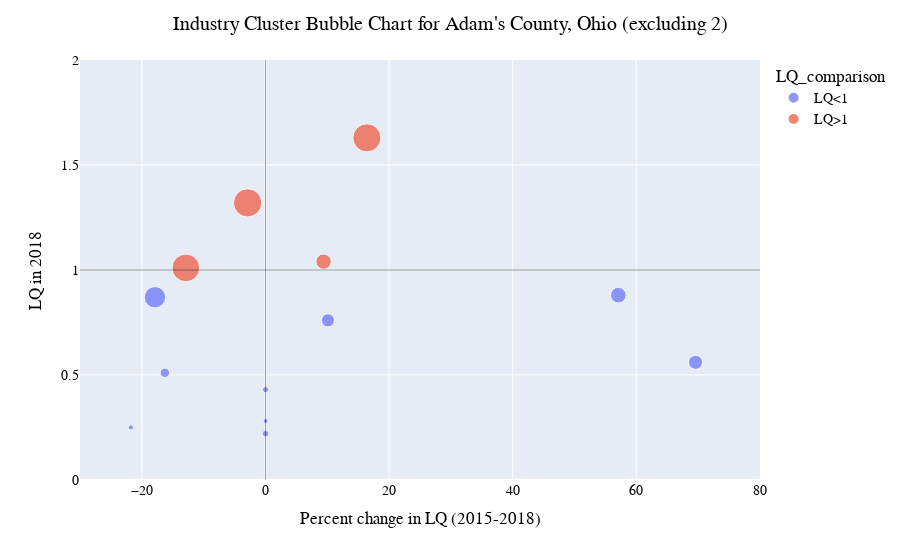

Here is the notebook cell this chart was saved with:
### Code cell
# Interactive plots using plotly....hover over data point to see the observations
adam_bubble_filtered = px.scatter(
    adam_filtered,
    x="Per_change_LQ", y="LQ_2018",
    size="Eri_2018", color="LQ_comparison", hover_name="NAICS_Industry_Sector", size_max=None)

# adam_bubble_filtered.update_xaxes(range=[-5, 6]) # update x and y axis ranges 
# adam_bubble_filtered.update_yaxes(range=[0.3, 1.8])
# ohio_bubble_filtered.update_yaxes(nticks=7)

# Add shapes
adam_bubble_filtered.add_shape(
    # Line Vertical
    dict(type="line", x0=0, y0=0, x1=0, y1=2, line=dict(color="Black", width=0.4)))

adam_bubble_filtered.add_shape(
    # Line Horizontal
    type="line", x0=-30, y0=1, x1=80, y1=1, line=dict(color="Black", width=0.4))

adam_bubble_filtered.update_layout(
    hoverlabel=dict(bgcolor='white', font=dict(color='black')),
    title="Industry Cluster Bubble Chart for Adam's County, Ohio (excluding 2)", 
    title_x=0.5, #center alignment for title
    xaxis_title="Percent change in LQ (2015-2018)",
    yaxis_title="LQ in 2018",
    font=dict(family="Helvetica", size=14, color="black"),
    # plot_bgcolor='rgba(0,0,0,0)', paper_bgcolor='rgba(0,0,0,0)' #for background color for graph and plot
    # showlegend=False # to hide the legend
)

adam_bubble_filtered.show() # print the figure

### Figure 1 — Plotly figure (JSON) as saved in the notebook; plotly's stock layout.template omitted (floating-point values rounded to 4 significant figures)
{"data": [{"hovertemplate": "<b>%{hovertext}</b><br><br>LQ_comparison=LQ<1<br>Per_change_LQ=%{x}<br>LQ_2018=%{y}<br>Eri_2018=%{marker.size}<extra></extra>", "hovertext": ["Construction", "Transportation and warehousing", "Information", "Finance and insurance", "Real estate and rental and leasing", "Administrative and waste services", "Arts, entertainment, and recreation", "Accommodation and food services", "Other services, except public administration"], "legendgroup": "LQ<1", "marker": {"color": "#636efa", "size": [264, 47, 29, 189, 40, 214, 27, 498, 96], "sizemode": "area", "sizeref": 2.165, "symbol": "circle"}, "mode": "markers", "name": "LQ<1", "showlegend": true, "type": "scatter", "x": [57.1, 0, -21.8, 10.1, 0, 69.6, 0, -17.9, -16.3], "xaxis": "x", "y": [0.88, 0.22, 0.25, 0.76, 0.43, 0.56, 0.28, 0.87, 0.51], "yaxis": "y"}, {"hovertemplate": "<b>%{hovertext}</b><br><br>LQ_comparison=LQ>1<br>Per_change_LQ=%{x}<br>LQ_2018=%{y}<br>Eri_2018=%{marker.size}<extra></extra>", "hovertext": ["Manufacturing", "Wholesale trade", "Retail trade", "Health care and social assistance"], "legendgroup": "LQ>1", "marker": {"color": "#EF553B", "size": [856, 254, 866, 830], "sizemode": "area", "sizeref": 2.165, "symbol": "circle"}, "mode": "markers", "name": "LQ>1", "showlegend": true, "type": "scatter", "x": [16.4, 9.4, -2.9, -12.9], "xaxis": "x", "y": [1.63, 1.04, 1.32, 1.01], "yaxis": "y"}], "layout": {"font": {"color": "black", "family": "Helvetica", "size": 14}, "hoverlabel": {"bgcolor": "white", "font": {"color": "black"}}, "legend": {"itemsizing": "constant", "title": {"text": "LQ_comparison"}, "tracegroupgap": 0}, "margin": {"t": 60}, "shapes": [{"line": {"color": "Black", "width": 0.4}, "type": "line", "x0": 0, "x1": 0, "y0": 0, "y1": 2}, {"line": {"color": "Black", "width": 0.4}, "type": "line", "x0": -30, "x1": 80, "y0": 1, "y1": 1}], "title": {"text": "Industry Cluster Bubble Chart for Adam's County, Ohio (excluding 2)", "x": 0.5}, "xaxis": {"anchor": "y", "domain": [0, 1], "title": {"text": "Percent change in LQ (2015-2018)"}}, "yaxis": {"anchor": "x", "domain": [0, 1], "title": {"text": "LQ in 2018"}}}}
